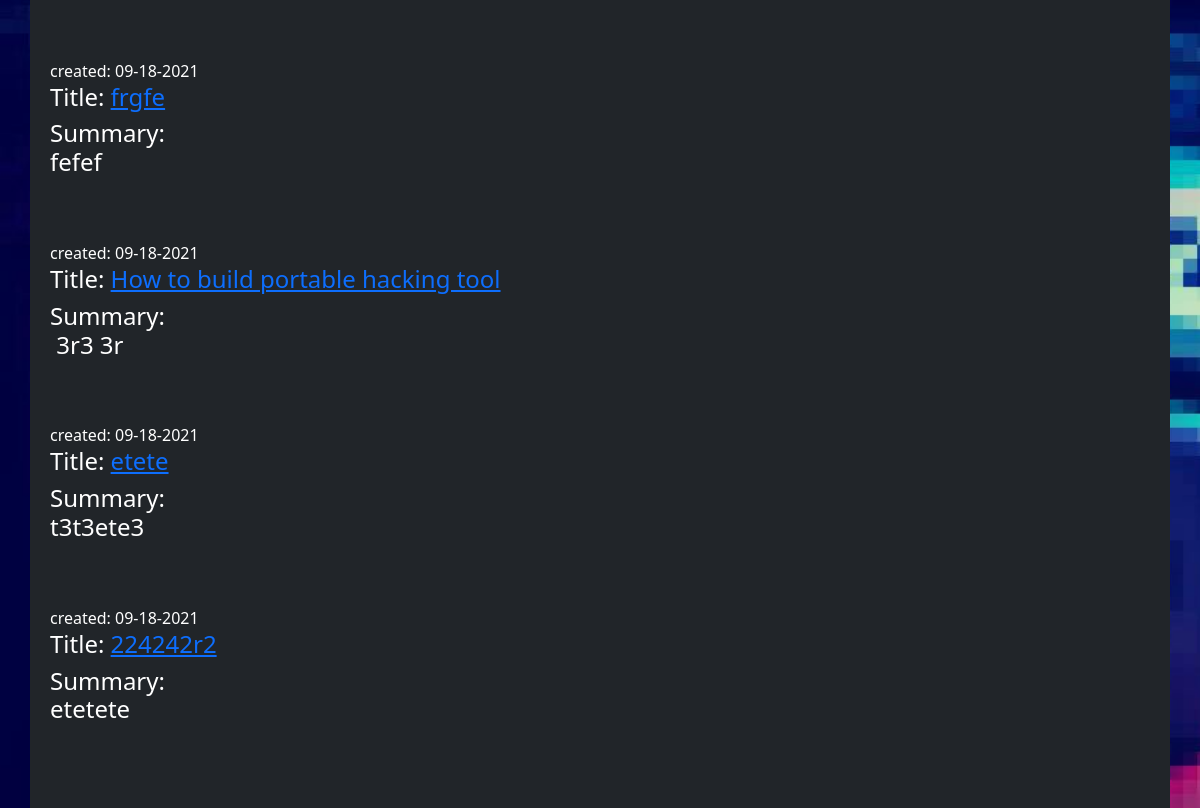
The app's page /how-to/ (lower part), older data.
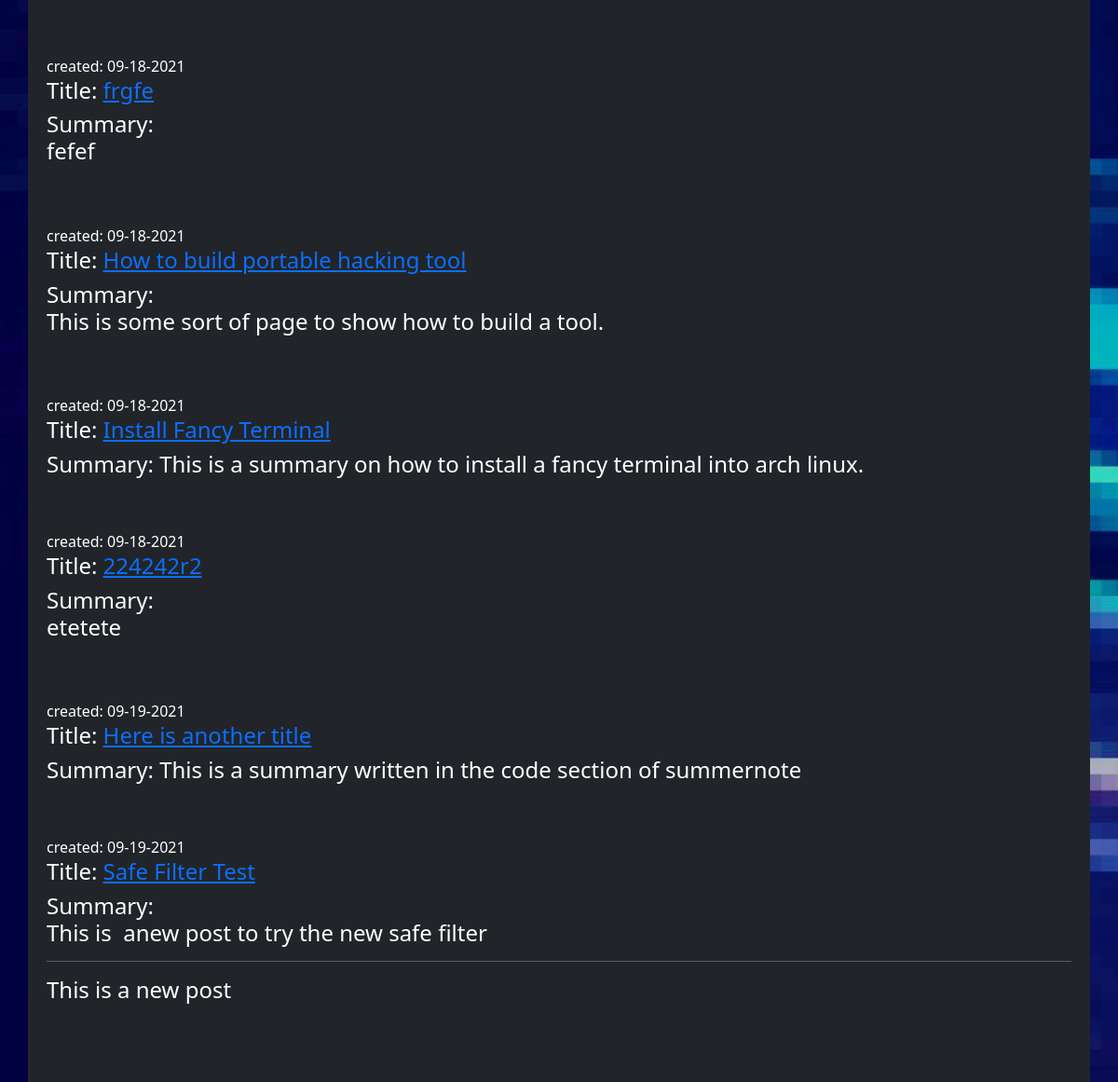
The same page, newer data.
### how_to/models.py (models this page shows, shortened)
class HTModel(models.Model):
    author = models.ForeignKey(settings.AUTH_USER_MODEL, on_delete=models.CASCADE)
    summary = models.TextField()
    title = models.CharField(max_length=200)
    text = models.TextField()
    image = models.ImageField(blank=True, upload_to='blog_images')
    created_date = models.DateTimeField(default=timezone.now)
    class Meta:
        ordering = ('-created_date',)
    class Meta:
        verbose_name = 'How to Post'

### how_to/views.py (the view)
# urls.py: path('', views.how_to, name='how_to'),
def how_to(request):
    ht_posts = HTModel.objects.filter(created_date__lte=timezone.now()).order_by('created_date')
    return render(request, "how_to.html", {'ht_posts': ht_posts})

### templates/how_to.html (shortened to what this page needs)
{% extends "base.html" %}
{% block content %}
<br>
<br>
  <div class="jumbotron bg-dark container text-white" style="padding: 20px;">
<br>
{% for post in ht_posts %}
        <div>
        <time>created: {{ post.created_date|date:"m-d-Y" }}</time>
        <h4>Title: <a href="{% url 'ht_post_detail' pk=post.pk %}">{{ post.title|safe }}</a></h4>
        <h4>Summary: {{ post.summary|safe }}</h4>
    </div>
    <br>
    <br>
{% endfor %}
</div>
 {% endblock %}

Row changes from the older to the newer data that the page shows:
changed HTModel "How to build portable hacking tool": summary "3r3 3r" → "This is some sort of page to show how to build a tool."
changed HTModel: title "etete" → "Install Fancy Terminal"; summary "t3t3ete3" → "This is a summary on how to install a fancy terminal into arch linux."
added HTModel: created_date "09-19-2021", title "Here is another title", summary "This is a summary written in the code section of summernote"
added HTModel: created_date "09-19-2021", title "Safe Filter Test", summary "This is anew post to try the new safe filter This is a new post"
